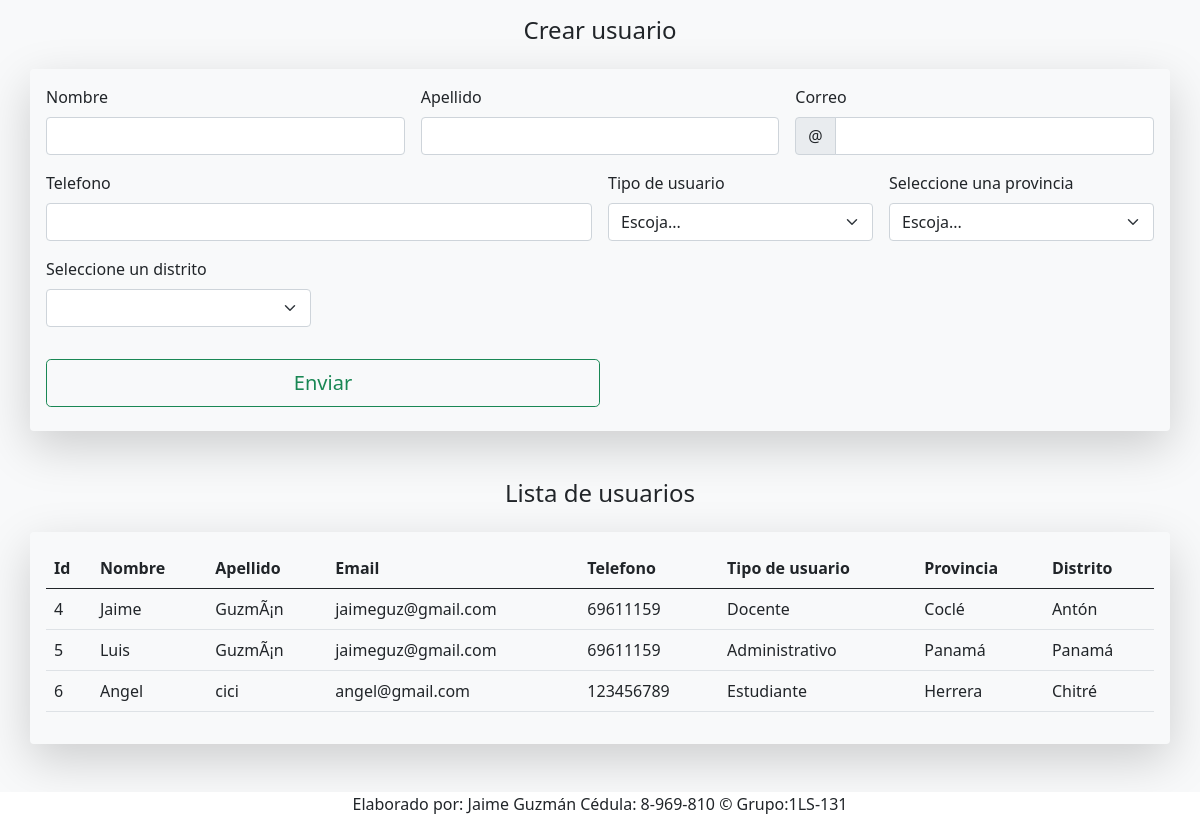
The page / on the database its author committed.
### tables this page shows
CREATE TABLE IF NOT EXISTS `usuario` (
  `id_usuario` int(11) NOT NULL AUTO_INCREMENT,
  `nombre` varchar(20) NOT NULL,
  `apellido` varchar(20) NOT NULL,
  `email` varchar(100) NOT NULL,
  `telefono` varchar(100) NOT NULL,
  `nivel` int(50) NOT NULL,
  `distrito` int(11) NOT NULL,
  PRIMARY KEY (`id_usuario`),
  KEY `id_distrito` (`distrito`),
  KEY `fk_nivel` (`nivel`)
);

CREATE TABLE IF NOT EXISTS `nivel` (
  `id_nivel` int(11) NOT NULL AUTO_INCREMENT,
  `nom_nivel` varchar(20) NOT NULL,
  PRIMARY KEY (`id_nivel`)
);

CREATE TABLE IF NOT EXISTS `provincia` (
  `id_provincia` int(11) NOT NULL AUTO_INCREMENT,
  `nom_provincia` varchar(20) NOT NULL,
  PRIMARY KEY (`id_provincia`),
  UNIQUE KEY `uni_nom` (`nom_provincia`) USING BTREE
);

CREATE TABLE IF NOT EXISTS `distrito` (
  `id_distrito` int(11) NOT NULL AUTO_INCREMENT,
  `nom_distrito` varchar(50) NOT NULL,
  `id_provincia` int(11) NOT NULL,
  PRIMARY KEY (`id_distrito`),
  KEY `fk_id_provincia` (`id_provincia`)
);

### index.php (the view, shortened to what this page needs)
<?php
include('Conexion/conexion.php');
$consultaTodos = $conn->query("SELECT usuario.id_usuario,usuario.nombre,usuario.apellido,usuario.email,usuario.telefono,provincia.nom_provincia,distrito.nom_distrito,nivel.nom_nivel
FROM
usuario
INNER JOIN
distrito
on usuario.distrito = distrito.id_distrito
inner JOIN
nivel
on usuario.nivel = nivel.id_nivel
INNER JOIN
provincia
on distrito.id_provincia = provincia.id_provincia ");
?>
<!DOCTYPE html>
<html lang="en">
<head>
    <link rel="stylesheet" href="Bootstrap/css/bootstrap.min.css">
</head>
<body class="bg-light" text="center">
<h4 class=" text-center mt-3 ">Crear usuario </h4>
<div class=" shadow-lg p-3 mb-5 mt-4 rounded container  ">
    <form class="row g-3 needs-validation" novalidate method="POST" action="Procesos/Cargar.php">
      <div class="col-md-4 position-relative">
        <label for="validationTooltip01" class="form-label">Nombre</label>
        <input type="text" class="form-control" id="validationTooltip01" name="Nombre"  required>
      </div>
      <div class="col-md-4 position-relative">
        <label for="validationTooltip02" class="form-label">Apellido</label>
        <input type="text" class="form-control" id="validationTooltip02"  name="Apellido"  required>
      </div>
      <div class="col-md-4 position-relative">
        <label for="validationTooltipUsername" class="form-label">Correo</label>
        <div class="input-group has-validation">
          <span class="input-group-text" id="validationTooltipUsernamePrepend">@</span>
          <input type="text" class="form-control" id="validationTooltipUsername" aria-describedby="validationTooltipUsernamePrepend"  name="Correo" required>
        </div>
      </div>
      <div class="col-md-6 position-relative">
        <label for="validationTooltip03" class="form-label">Telefono</label>
        <input type="text" class="form-control" id="validationTooltip03"  name="Telefono" required>
      </div>
      <div class="col-md-3 position-relative">
        <label for="validationTooltip04" class="form-label">Tipo de usuario</label>
        <select class="form-select" id="validationTooltip04"  name="TipoUsuario" required>
          <option selected disabled value="">Escoja...</option>
        </select>
      </div>
      <div class="col-md-3 position-relative">
        <label for="validationTooltip04" class="form-label">Seleccione una provincia</label>
        <select class="form-select" id="lista1"  name="lista2" required>
          <option selected disabled value="">Escoja...</option>
        </select>
      </div>
      <div class="col-md-3 position-relative">
        <label for="validationTooltip04" class="form-label">Seleccione un distrito</label>
        <select class="form-select" id="select2lista"  name="distrito" required>
        </select>
      </div>
      <div class="col-12">
        <button  class=" btn btn-outline-success btn-lg mb-2 mt-3 col-md-6" type="submit">Enviar</button>
      </div>
    </form>
</div>
<h4 class=" text-center mt-3 ">Lista de usuarios </h4>
<div class=" shadow-lg p-3 mb-5 mt-4 rounded container" >
    <table class="table table-hover">
      <thead>
        <tr>
          <th scope="col">Id</th>
          <th scope="col">Nombre</th>
          <th scope="col">Apellido</th>
          <th scope="col">Email</th>
          <th scope="col">Telefono</th>
          <th scope="col">Tipo de usuario</th>
          <th scope="col">Provincia</th>
          <th scope="col">Distrito</th>
        </tr>
      </thead>
      <tbody>
      <?php
                                            while($detalleUsuario=$consultaTodos->fetch(PDO::FETCH_OBJ)){?>
                                            <tr>
                                                <td><?php echo $detalleUsuario->id_usuario;  ?></td>
                                                <td> <?php echo $detalleUsuario->nombre;?> </td>
                                                <td><?php echo $detalleUsuario->apellido; ?></td>
                                                <td><?php echo $detalleUsuario->email; ?></td>
                                                <td><?php echo $detalleUsuario->telefono; ?></td>
                                                <td><?php echo $detalleUsuario->nom_nivel; ?></td>
                                                <td><?php echo $detalleUsuario->nom_provincia; ?></td>
                                                <td><?php echo $detalleUsuario->nom_distrito; ?></td>
                                            </tr>
                                         <?php } ?>
      </tbody>
    </table>
</div>
<footer class="sticky-footer bg-white">
                <div class="container my-auto">
                    <div class="copyright text-center my-auto">
                        <span>Elaborado por: Jaime Guzmán  Cédula: 8-969-810 &copy; Grupo:1LS-131</span>
                    </div>
                </div>
            </footer>
</body>
</html>

### rows shown on the page
usuario: id_usuario "4", nombre "Jaime", apellido "GuzmÃ¡n", email "jaimeguz@gmail.com", telefono "69611159", nivel.nom_nivel "Docente", provincia.nom_provincia "Coclé", distrito.nom_distrito "Antón"
usuario: id_usuario "5", nombre "Luis", apellido "GuzmÃ¡n", email "jaimeguz@gmail.com", telefono "69611159", nivel.nom_nivel "Administrativo", provincia.nom_provincia "Panamá", distrito.nom_distrito "Panamá"
usuario: id_usuario "6", nombre "Angel", apellido "cici", email "angel@gmail.com", telefono "123456789", nivel.nom_nivel "Estudiante", provincia.nom_provincia "Herrera", distrito.nom_distrito "Chitré"
